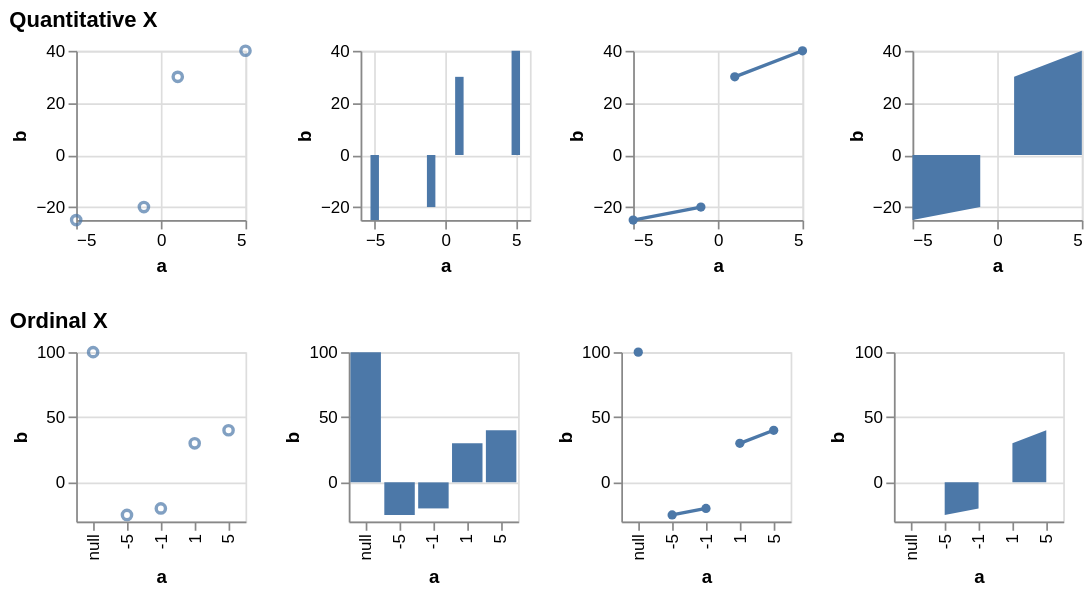

Write the Vega-Lite specification saved for this chart.
### Vega specification from a JSON file in a GitHub repository (floating-point values rounded to 4 significant figures)
{"$schema": "https://vega.github.io/schema/vega/v5.json", "description": "Testing invalid", "background": "white", "padding": 5, "data": [{"name": "source_0", "values": [{"a": null, "b": 100}, {"a": -10, "b": null}, {"a": -5, "b": -25}, {"a": -1, "b": -20}, {"a": 0, "b": null}, {"a": 1, "b": 30}, {"a": 5, "b": 40}, {"a": 10, "b": null}]}, {"name": "data_0", "source": "source_0", "transform": [{"type": "formula", "expr": "toNumber(datum[\"a\"])", "as": "a"}]}, {"name": "data_2", "source": "data_0", "transform": [{"type": "filter", "expr": "isValid(datum[\"a\"]) && isFinite(+datum[\"a\"]) && isValid(datum[\"b\"]) && isFinite(+datum[\"b\"])"}]}, {"name": "data_3", "source": "data_0", "transform": [{"type": "stack", "groupby": ["a"], "field": "b", "sort": {"field": [], "order": []}, "as": ["b_start", "b_end"], "offset": "zero"}, {"type": "filter", "expr": "isValid(datum[\"a\"]) && isFinite(+datum[\"a\"]) && isValid(datum[\"b\"]) && isFinite(+datum[\"b\"])"}]}, {"name": "data_4", "source": "data_0", "transform": [{"type": "impute", "field": "b", "groupby": [], "key": "a", "method": "value", "value": 0}, {"type": "stack", "groupby": ["a"], "field": "b", "sort": {"field": [], "order": []}, "as": ["b_start", "b_end"], "offset": "zero"}]}, {"name": "data_5", "source": "data_4", "transform": [{"type": "filter", "expr": "isValid(datum[\"a\"]) && isFinite(+datum[\"a\"]) && isValid(datum[\"b\"]) && isFinite(+datum[\"b\"])"}]}, {"name": "data_6", "source": "data_0", "transform": [{"type": "filter", "expr": "isValid(datum[\"b\"]) && isFinite(+datum[\"b\"])"}]}, {"name": "data_7", "source": "data_0", "transform": [{"type": "stack", "groupby": ["a"], "field": "b", "sort": {"field": [], "order": []}, "as": ["b_start", "b_end"], "offset": "zero"}, {"type": "filter", "expr": "isValid(datum[\"b\"]) && isFinite(+datum[\"b\"])"}]}, {"name": "data_8", "source": "data_0", "transform": [{"type": "impute", "field": "b", "groupby": [], "key": "a", "method": "value", "value": 0}, {"type": "stack", "groupby": ["a"], "field": "b", "sort": {"field": [], "order": []}, "as": ["b_start", "b_end"], "offset": "zero"}]}, {"name": "data_9", "source": "data_8", "transform": [{"type": "filter", "expr": "isValid(datum[\"b\"]) && isFinite(+datum[\"b\"])"}]}], "signals": [{"name": "childHeight", "value": 100}, {"name": "concat_0_childWidth", "value": 100}, {"name": "concat_1_childWidth", "value": 100}], "layout": {"padding": 20, "columns": 1, "bounds": "full", "align": "each"}, "marks": [{"type": "group", "name": "concat_0_group", "title": {"text": "Quantitative X", "anchor": "start"}, "layout": {"padding": 20, "bounds": "full", "align": "each"}, "marks": [{"type": "group", "name": "concat_0_concat_0_group", "style": "cell", "encode": {"update": {"width": {"signal": "concat_0_childWidth"}, "height": {"signal": "childHeight"}}}, "marks": [{"name": "concat_0_concat_0_marks", "type": "symbol", "style": ["point"], "from": {"data": "data_2"}, "encode": {"update": {"opacity": {"value": 0.7}, "fill": {"value": "transparent"}, "stroke": {"value": "#4c78a8"}, "tooltip": {"signal": "{\"a\": format(datum[\"a\"], \"\"), \"b\": format(datum[\"b\"], \"\")}"}, "ariaRoleDescription": {"value": "point"}, "description": {"signal": "\"a: \" + (format(datum[\"a\"], \"\")) + \"; b: \" + (format(datum[\"b\"], \"\"))"}, "x": {"scale": "concat_0_concat_0_x", "field": "a"}, "y": {"scale": "concat_0_concat_0_y", "field": "b"}}}}], "axes": [{"scale": "concat_0_concat_0_x", "orient": "bottom", "gridScale": "concat_0_concat_0_y", "grid": true, "tickCount": {"signal": "ceil(concat_0_childWidth/40)"}, "domain": false, "labels": false, "aria": false, "maxExtent": 0, "minExtent": 0, "ticks": false, "zindex": 0}, {"scale": "concat_0_concat_0_y", "orient": "left", "gridScale": "concat_0_concat_0_x", "grid": true, "tickCount": {"signal": "ceil(childHeight/40)"}, "domain": false, "labels": false, "aria": false, "maxExtent": 0, "minExtent": 0, "ticks": false, "zindex": 0}, {"scale": "concat_0_concat_0_x", "orient": "bottom", "grid": false, "title": "a", "labelFlush": true, "labelOverlap": true, "tickCount": {"signal": "ceil(concat_0_childWidth/40)"}, "zindex": 0}, {"scale": "concat_0_concat_0_y", "orient": "left", "grid": false, "title": "b", "labelOverlap": true, "tickCount": {"signal": "ceil(childHeight/40)"}, "zindex": 0}]}, {"type": "group", "name": "concat_0_concat_1_group", "style": "cell", "encode": {"update": {"width": {"signal": "concat_0_childWidth"}, "height": {"signal": "childHeight"}}}, "marks": [{"name": "concat_0_concat_1_marks", "type": "rect", "style": ["bar"], "from": {"data": "data_3"}, "encode": {"update": {"fill": {"value": "#4c78a8"}, "tooltip": {"signal": "{\"a\": format(datum[\"a\"], \"\"), \"b\": format(datum[\"b\"], \"\")}"}, "ariaRoleDescription": {"value": "bar"}, "description": {"signal": "\"a: \" + (format(datum[\"a\"], \"\")) + \"; b: \" + (format(datum[\"b\"], \"\"))"}, "xc": {"scale": "concat_0_concat_1_x", "field": "a"}, "width": {"value": 5}, "y": {"scale": "concat_0_concat_1_y", "field": "b_end"}, "y2": {"scale": "concat_0_concat_1_y", "field": "b_start"}}}}], "axes": [{"scale": "concat_0_concat_1_x", "orient": "bottom", "gridScale": "concat_0_concat_1_y", "grid": true, "tickCount": {"signal": "ceil(concat_0_childWidth/40)"}, "domain": false, "labels": false, "aria": false, "maxExtent": 0, "minExtent": 0, "ticks": false, "zindex": 0}, {"scale": "concat_0_concat_1_y", "orient": "left", "gridScale": "concat_0_concat_1_x", "grid": true, "tickCount": {"signal": "ceil(childHeight/40)"}, "domain": false, "labels": false, "aria": false, "maxExtent": 0, "minExtent": 0, "ticks": false, "zindex": 0}, {"scale": "concat_0_concat_1_x", "orient": "bottom", "grid": false, "title": "a", "labelFlush": true, "labelOverlap": true, "tickCount": {"signal": "ceil(concat_0_childWidth/40)"}, "zindex": 0}, {"scale": "concat_0_concat_1_y", "orient": "left", "grid": false, "title": "b", "labelOverlap": true, "tickCount": {"signal": "ceil(childHeight/40)"}, "zindex": 0}]}, {"type": "group", "name": "concat_0_concat_2_group", "style": "cell", "encode": {"update": {"width": {"signal": "concat_0_childWidth"}, "height": {"signal": "childHeight"}}}, "marks": [{"name": "concat_0_concat_2_layer_0_marks", "type": "line", "style": ["line"], "sort": {"field": "datum[\"a\"]"}, "from": {"data": "data_0"}, "encode": {"update": {"stroke": {"value": "#4c78a8"}, "tooltip": {"signal": "{\"a\": format(datum[\"a\"], \"\"), \"b\": format(datum[\"b\"], \"\")}"}, "description": {"signal": "\"a: \" + (format(datum[\"a\"], \"\")) + \"; b: \" + (format(datum[\"b\"], \"\"))"}, "x": {"scale": "concat_0_concat_2_x", "field": "a"}, "y": {"scale": "concat_0_concat_2_y", "field": "b"}, "defined": {"signal": "isValid(datum[\"a\"]) && isFinite(+datum[\"a\"]) && isValid(datum[\"b\"]) && isFinite(+datum[\"b\"])"}}}}, {"name": "concat_0_concat_2_layer_1_marks", "type": "symbol", "style": ["point"], "from": {"data": "data_2"}, "encode": {"update": {"opacity": {"value": 1}, "fill": {"value": "#4c78a8"}, "tooltip": {"signal": "{\"a\": format(datum[\"a\"], \"\"), \"b\": format(datum[\"b\"], \"\")}"}, "ariaRoleDescription": {"value": "point"}, "description": {"signal": "\"a: \" + (format(datum[\"a\"], \"\")) + \"; b: \" + (format(datum[\"b\"], \"\"))"}, "x": {"scale": "concat_0_concat_2_x", "field": "a"}, "y": {"scale": "concat_0_concat_2_y", "field": "b"}}}}], "axes": [{"scale": "concat_0_concat_2_x", "orient": "bottom", "gridScale": "concat_0_concat_2_y", "grid": true, "tickCount": {"signal": "ceil(concat_0_childWidth/40)"}, "domain": false, "labels": false, "aria": false, "maxExtent": 0, "minExtent": 0, "ticks": false, "zindex": 0}, {"scale": "concat_0_concat_2_y", "orient": "left", "gridScale": "concat_0_concat_2_x", "grid": true, "tickCount": {"signal": "ceil(childHeight/40)"}, "domain": false, "labels": false, "aria": false, "maxExtent": 0, "minExtent": 0, "ticks": false, "zindex": 0}, {"scale": "concat_0_concat_2_x", "orient": "bottom", "grid": false, "title": "a", "labelFlush": true, "labelOverlap": true, "tickCount": {"signal": "ceil(concat_0_childWidth/40)"}, "zindex": 0}, {"scale": "concat_0_concat_2_y", "orient": "left", "grid": false, "title": "b", "labelOverlap": true, "tickCount": {"signal": "ceil(childHeight/40)"}, "zindex": 0}]}, {"type": "group", "name": "concat_0_concat_3_group", "style": "cell", "encode": {"update": {"width": {"signal": "concat_0_childWidth"}, "height": {"signal": "childHeight"}}}, "marks": [{"name": "concat_0_concat_3_marks", "type": "area", "style": ["area"], "sort": {"field": "datum[\"a\"]"}, "from": {"data": "data_4"}, "encode": {"update": {"orient": {"value": "vertical"}, "fill": {"value": "#4c78a8"}, "tooltip": {"signal": "{\"a\": format(datum[\"a\"], \"\"), \"b\": format(datum[\"b\"], \"\")}"}, "description": {"signal": "\"a: \" + (format(datum[\"a\"], \"\")) + \"; b: \" + (format(datum[\"b\"], \"\"))"}, "x": {"scale": "concat_0_concat_3_x", "field": "a"}, "y": {"scale": "concat_0_concat_3_y", "field": "b_end"}, "y2": {"scale": "concat_0_concat_3_y", "field": "b_start"}, "defined": {"signal": "isValid(datum[\"a\"]) && isFinite(+datum[\"a\"]) && isValid(datum[\"b\"]) && isFinite(+datum[\"b\"])"}}}}], "axes": [{"scale": "concat_0_concat_3_x", "orient": "bottom", "gridScale": "concat_0_concat_3_y", "grid": true, "tickCount": {"signal": "ceil(concat_0_childWidth/40)"}, "domain": false, "labels": false, "aria": false, "maxExtent": 0, "minExtent": 0, "ticks": false, "zindex": 0}, {"scale": "concat_0_concat_3_y", "orient": "left", "gridScale": "concat_0_concat_3_x", "grid": true, "tickCount": {"signal": "ceil(childHeight/40)"}, "domain": false, "labels": false, "aria": false, "maxExtent": 0, "minExtent": 0, "ticks": false, "zindex": 0}, {"scale": "concat_0_concat_3_x", "orient": "bottom", "grid": false, "title": "a", "labelFlush": true, "labelOverlap": true, "tickCount": {"signal": "ceil(concat_0_childWidth/40)"}, "zindex": 0}, {"scale": "concat_0_concat_3_y", "orient": "left", "grid": false, "title": "b", "labelOverlap": true, "tickCount": {"signal": "ceil(childHeight/40)"}, "zindex": 0}]}]}, {"type": "group", "name": "concat_1_group", "title": {"text": "Ordinal X", "anchor": "start"}, "layout": {"padding": 20, "bounds": "full", "align": "each"}, "marks": [{"type": "group", "name": "concat_1_concat_0_group", "style": "cell", "encode": {"update": {"width": {"signal": "concat_1_childWidth"}, "height": {"signal": "childHeight"}}}, "marks": [{"name": "concat_1_concat_0_marks", "type": "symbol", "style": ["point"], "from": {"data": "data_6"}, "encode": {"update": {"opacity": {"value": 0.7}, "fill": {"value": "transparent"}, "stroke": {"value": "#4c78a8"}, "tooltip": {"signal": "{\"a\": isValid(datum[\"a\"]) ? datum[\"a\"] : \"\"+datum[\"a\"], \"b\": format(datum[\"b\"], \"\")}"}, "ariaRoleDescription": {"value": "point"}, "description": {"signal": "\"a: \" + (isValid(datum[\"a\"]) ? datum[\"a\"] : \"\"+datum[\"a\"]) + \"; b: \" + (format(datum[\"b\"], \"\"))"}, "x": {"scale": "concat_1_concat_0_x", "field": "a"}, "y": {"scale": "concat_1_concat_0_y", "field": "b"}}}}], "axes": [{"scale": "concat_1_concat_0_y", "orient": "left", "gridScale": "concat_1_concat_0_x", "grid": true, "tickCount": {"signal": "ceil(childHeight/40)"}, "domain": false, "labels": false, "aria": false, "maxExtent": 0, "minExtent": 0, "ticks": false, "zindex": 0}, {"scale": "concat_1_concat_0_x", "orient": "bottom", "grid": false, "title": "a", "labelAlign": "right", "labelAngle": 270, "labelBaseline": "middle", "zindex": 0}, {"scale": "concat_1_concat_0_y", "orient": "left", "grid": false, "title": "b", "labelOverlap": true, "tickCount": {"signal": "ceil(childHeight/40)"}, "zindex": 0}]}, {"type": "group", "name": "concat_1_concat_1_group", "style": "cell", "encode": {"update": {"width": {"signal": "concat_1_childWidth"}, "height": {"signal": "childHeight"}}}, "marks": [{"name": "concat_1_concat_1_marks", "type": "rect", "style": ["bar"], "from": {"data": "data_7"}, "encode": {"update": {"fill": {"value": "#4c78a8"}, "tooltip": {"signal": "{\"a\": isValid(datum[\"a\"]) ? datum[\"a\"] : \"\"+datum[\"a\"], \"b\": format(datum[\"b\"], \"\")}"}, "ariaRoleDescription": {"value": "bar"}, "description": {"signal": "\"a: \" + (isValid(datum[\"a\"]) ? datum[\"a\"] : \"\"+datum[\"a\"]) + \"; b: \" + (format(datum[\"b\"], \"\"))"}, "x": {"scale": "concat_1_concat_1_x", "field": "a"}, "width": {"signal": "max(0.25, bandwidth('concat_1_concat_1_x'))"}, "y": {"scale": "concat_1_concat_1_y", "field": "b_end"}, "y2": {"scale": "concat_1_concat_1_y", "field": "b_start"}}}}], "axes": [{"scale": "concat_1_concat_1_y", "orient": "left", "gridScale": "concat_1_concat_1_x", "grid": true, "tickCount": {"signal": "ceil(childHeight/40)"}, "domain": false, "labels": false, "aria": false, "maxExtent": 0, "minExtent": 0, "ticks": false, "zindex": 0}, {"scale": "concat_1_concat_1_x", "orient": "bottom", "grid": false, "title": "a", "labelAlign": "right", "labelAngle": 270, "labelBaseline": "middle", "zindex": 0}, {"scale": "concat_1_concat_1_y", "orient": "left", "grid": false, "title": "b", "labelOverlap": true, "tickCount": {"signal": "ceil(childHeight/40)"}, "zindex": 0}]}, {"type": "group", "name": "concat_1_concat_2_group", "style": "cell", "encode": {"update": {"width": {"signal": "concat_1_childWidth"}, "height": {"signal": "childHeight"}}}, "marks": [{"name": "concat_1_concat_2_layer_0_marks", "type": "line", "style": ["line"], "sort": {"field": "datum[\"a\"]"}, "from": {"data": "data_0"}, "encode": {"update": {"stroke": {"value": "#4c78a8"}, "tooltip": {"signal": "{\"a\": isValid(datum[\"a\"]) ? datum[\"a\"] : \"\"+datum[\"a\"], \"b\": format(datum[\"b\"], \"\")}"}, "description": {"signal": "\"a: \" + (isValid(datum[\"a\"]) ? datum[\"a\"] : \"\"+datum[\"a\"]) + \"; b: \" + (format(datum[\"b\"], \"\"))"}, "x": {"scale": "concat_1_concat_2_x", "field": "a"}, "y": {"scale": "concat_1_concat_2_y", "field": "b"}, "defined": {"signal": "isValid(datum[\"b\"]) && isFinite(+datum[\"b\"])"}}}}, {"name": "concat_1_concat_2_layer_1_marks", "type": "symbol", "style": ["point"], "from": {"data": "data_6"}, "encode": {"update": {"opacity": {"value": 1}, "fill": {"value": "#4c78a8"}, "tooltip": {"signal": "{\"a\": isValid(datum[\"a\"]) ? datum[\"a\"] : \"\"+datum[\"a\"], \"b\": format(datum[\"b\"], \"\")}"}, "ariaRoleDescription": {"value": "point"}, "description": {"signal": "\"a: \" + (isValid(datum[\"a\"]) ? datum[\"a\"] : \"\"+datum[\"a\"]) + \"; b: \" + (format(datum[\"b\"], \"\"))"}, "x": {"scale": "concat_1_concat_2_x", "field": "a"}, "y": {"scale": "concat_1_concat_2_y", "field": "b"}}}}], "axes": [{"scale": "concat_1_concat_2_y", "orient": "left", "gridScale": "concat_1_concat_2_x", "grid": true, "tickCount": {"signal": "ceil(childHeight/40)"}, "domain": false, "labels": false, "aria": false, "maxExtent": 0, "minExtent": 0, "ticks": false, "zindex": 0}, {"scale": "concat_1_concat_2_x", "orient": "bottom", "grid": false, "title": "a", "labelAlign": "right", "labelAngle": 270, "labelBaseline": "middle", "zindex": 0}, {"scale": "concat_1_concat_2_y", "orient": "left", "grid": false, "title": "b", "labelOverlap": true, "tickCount": {"signal": "ceil(childHeight/40)"}, "zindex": 0}]}, {"type": "group", "name": "concat_1_concat_3_group", "style": "cell", "encode": {"update": {"width": {"signal": "concat_1_childWidth"}, "height": {"signal": "childHeight"}}}, "marks": [{"name": "concat_1_concat_3_marks", "type": "area", "style": ["area"], "sort": {"field": "datum[\"a\"]"}, "from": {"data": "data_8"}, "encode": {"update": {"orient": {"value": "vertical"}, "fill": {"value": "#4c78a8"}, "tooltip": {"signal": "{\"a\": isValid(datum[\"a\"]) ? datum[\"a\"] : \"\"+datum[\"a\"], \"b\": format(datum[\"b\"], \"\")}"}, "description": {"signal": "\"a: \" + (isValid(datum[\"a\"]) ? datum[\"a\"] : \"\"+datum[\"a\"]) + \"; b: \" + (format(datum[\"b\"], \"\"))"}, "x": {"scale": "concat_1_concat_3_x", "field": "a"}, "y": {"scale": "concat_1_concat_3_y", "field": "b_end"}, "y2": {"scale": "concat_1_concat_3_y", "field": "b_start"}, "defined": {"signal": "isValid(datum[\"b\"]) && isFinite(+datum[\"b\"])"}}}}], "axes": [{"scale": "concat_1_concat_3_y", "orient": "left", "gridScale": "concat_1_concat_3_x", "grid": true, "tickCount": {"signal": "ceil(childHeight/40)"}, "domain": false, "labels": false, "aria": false, "maxExtent": 0, "minExtent": 0, "ticks": false, "zindex": 0}, {"scale": "concat_1_concat_3_x", "orient": "bottom", "grid": false, "title": "a", "labelAlign": "right", "labelAngle": 270, "labelBaseline": "middle", "zindex": 0}, {"scale": "concat_1_concat_3_y", "orient": "left", "grid": false, "title": "b", "labelOverlap": true, "tickCount": {"signal": "ceil(childHeight/40)"}, "zindex": 0}]}]}], "scales": [{"name": "concat_0_concat_0_x", "type": "linear", "domain": {"data": "data_2", "field": "a"}, "range": [0, {"signal": "concat_0_childWidth"}], "nice": true, "zero": true}, {"name": "concat_0_concat_0_y", "type": "linear", "domain": {"data": "data_2", "field": "b"}, "range": [{"signal": "childHeight"}, 0], "nice": true, "zero": true}, {"name": "concat_0_concat_1_x", "type": "linear", "domain": {"data": "data_3", "field": "a"}, "range": [0, {"signal": "concat_0_childWidth"}], "nice": true, "zero": false, "padding": 5}, {"name": "concat_0_concat_1_y", "type": "linear", "domain": {"data": "data_3", "fields": ["b_start", "b_end"]}, "range": [{"signal": "childHeight"}, 0], "nice": true, "zero": true}, {"name": "concat_0_concat_2_x", "type": "linear", "domain": {"data": "data_2", "field": "a"}, "range": [0, {"signal": "concat_0_childWidth"}], "nice": true, "zero": false}, {"name": "concat_0_concat_2_y", "type": "linear", "domain": {"data": "data_2", "field": "b"}, "range": [{"signal": "childHeight"}, 0], "nice": true, "zero": true}, {"name": "concat_0_concat_3_x", "type": "linear", "domain": {"data": "data_5", "field": "a"}, "range": [0, {"signal": "concat_0_childWidth"}], "nice": true, "zero": false}, {"name": "concat_0_concat_3_y", "type": "linear", "domain": {"data": "data_5", "fields": ["b_start", "b_end"]}, "range": [{"signal": "childHeight"}, 0], "nice": true, "zero": true}, {"name": "concat_1_concat_0_x", "type": "point", "domain": {"data": "data_6", "field": "a", "sort": true}, "range": [0, {"signal": "concat_1_childWidth"}], "padding": 0.5}, {"name": "concat_1_concat_0_y", "type": "linear", "domain": {"data": "data_6", "field": "b"}, "range": [{"signal": "childHeight"}, 0], "nice": true, "zero": true}, {"name": "concat_1_concat_1_x", "type": "band", "domain": {"data": "data_7", "field": "a", "sort": true}, "range": [0, {"signal": "concat_1_childWidth"}], "paddingInner": 0.1, "paddingOuter": 0.05}, {"name": "concat_1_concat_1_y", "type": "linear", "domain": {"data": "data_7", "fields": ["b_start", "b_end"]}, "range": [{"signal": "childHeight"}, 0], "nice": true, "zero": true}, {"name": "concat_1_concat_2_x", "type": "point", "domain": {"data": "data_6", "field": "a", "sort": true}, "range": [0, {"signal": "concat_1_childWidth"}], "padding": 0.5}, {"name": "concat_1_concat_2_y", "type": "linear", "domain": {"data": "data_6", "field": "b"}, "range": [{"signal": "childHeight"}, 0], "nice": true, "zero": true}, {"name": "concat_1_concat_3_x", "type": "point", "domain": {"data": "data_9", "field": "a", "sort": true}, "range": [0, {"signal": "concat_1_childWidth"}], "padding": 0.5}, {"name": "concat_1_concat_3_y", "type": "linear", "domain": {"data": "data_9", "fields": ["b_start", "b_end"]}, "range": [{"signal": "childHeight"}, 0], "nice": true, "zero": true}], "config": {"mark": {"tooltip": true}}}
